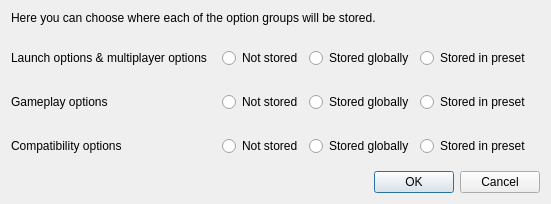
<?xml version="1.0" encoding="UTF-8"?>
<ui version="4.0">
 <class>OptionsStorageDialog</class>
 <widget class="QDialog" name="OptionsStorageDialog">
  <property name="geometry">
   <rect>
    <x>0</x>
    <y>0</y>
    <width>505</width>
    <height>192</height>
   </rect>
  </property>
  <property name="windowTitle">
   <string>Options storage</string>
  </property>
  <layout class="QGridLayout" name="gridLayout">
   <item row="2" column="1" colspan="2">
    <widget class="QWidget" name="widget_2" native="true">
     <layout class="QHBoxLayout" name="horizontalLayout_2">
      <item>
       <widget class="QRadioButton" name="gameplayBtn_none">
        <property name="toolTip">
         <string>These options will not be stored. Everytime you start the launcher, default values will be loaded.</string>
        </property>
        <property name="text">
         <string>Not stored</string>
        </property>
       </widget>
      </item>
      <item>
       <widget class="QRadioButton" name="gameplayBtn_global">
        <property name="toolTip">
         <string>These options will be stored in global storage (common for all presets). Everytime you start the launcher, they will be restored to the state when you closed it.</string>
        </property>
        <property name="text">
         <string>Stored globally</string>
        </property>
       </widget>
      </item>
      <item>
       <widget class="QRadioButton" name="gameplayBtn_preset">
        <property name="toolTip">
         <string>Each preset will have its own options. Everytime you select a preset, these options will be restored from it.</string>
        </property>
        <property name="text">
         <string>Stored in preset</string>
        </property>
       </widget>
      </item>
     </layout>
    </widget>
   </item>
   <item row="3" column="1" colspan="2">
    <widget class="QWidget" name="widget_3" native="true">
     <layout class="QHBoxLayout" name="horizontalLayout_3">
      <item>
       <widget class="QRadioButton" name="compatBtn_none">
        <property name="toolTip">
         <string>These options will not be stored. Everytime you start the launcher, default values will be loaded.</string>
        </property>
        <property name="text">
         <string>Not stored</string>
        </property>
       </widget>
      </item>
      <item>
       <widget class="QRadioButton" name="compatBtn_global">
        <property name="toolTip">
         <string>These options will be stored in global storage (common for all presets). Everytime you start the launcher, they will be restored to the state when you closed it.</string>
        </property>
        <property name="text">
         <string>Stored globally</string>
        </property>
       </widget>
      </item>
      <item>
       <widget class="QRadioButton" name="compatBtn_preset">
        <property name="toolTip">
         <string>Each preset will have its own options. Everytime you select a preset, these options will be restored from it.</string>
        </property>
        <property name="text">
         <string>Stored in preset</string>
        </property>
       </widget>
      </item>
     </layout>
    </widget>
   </item>
   <item row="4" column="0" colspan="3">
    <widget class="QDialogButtonBox" name="buttonBox">
     <property name="orientation">
      <enum>Qt::Horizontal</enum>
     </property>
     <property name="standardButtons">
      <set>QDialogButtonBox::Cancel|QDialogButtonBox::Ok</set>
     </property>
    </widget>
   </item>
   <item row="3" column="0">
    <widget class="QLabel" name="compatLabel">
     <property name="text">
      <string>Compatibility options</string>
     </property>
    </widget>
   </item>
   <item row="1" column="0">
    <widget class="QLabel" name="launchLabel">
     <property name="text">
      <string>Launch options &amp; multiplayer options</string>
     </property>
    </widget>
   </item>
   <item row="2" column="0">
    <widget class="QLabel" name="gameplayLabel">
     <property name="text">
      <string>Gameplay options</string>
     </property>
    </widget>
   </item>
   <item row="0" column="0" colspan="3">
    <widget class="QLabel" name="descriptionLabel">
     <property name="minimumSize">
      <size>
       <width>0</width>
       <height>22</height>
      </size>
     </property>
     <property name="text">
      <string>Here you can choose where each of the option groups will be stored.</string>
     </property>
     <property name="alignment">
      <set>Qt::AlignLeading|Qt::AlignLeft|Qt::AlignTop</set>
     </property>
    </widget>
   </item>
   <item row="1" column="1" colspan="2">
    <widget class="QWidget" name="widget" native="true">
     <layout class="QHBoxLayout" name="horizontalLayout">
      <item>
       <widget class="QRadioButton" name="launchBtn_none">
        <property name="toolTip">
         <string>These options will not be stored. Everytime you start the launcher, default values will be loaded.</string>
        </property>
        <property name="text">
         <string>Not stored</string>
        </property>
       </widget>
      </item>
      <item>
       <widget class="QRadioButton" name="launchBtn_global">
        <property name="toolTip">
         <string>These options will be stored in global storage (common for all presets). Everytime you start the launcher, they will be restored to the state when you closed it.</string>
        </property>
        <property name="text">
         <string>Stored globally</string>
        </property>
       </widget>
      </item>
      <item>
       <widget class="QRadioButton" name="launchBtn_preset">
        <property name="toolTip">
         <string>Each preset will have its own options. Everytime you select a preset, these options will be restored from it.</string>
        </property>
        <property name="text">
         <string>Stored in preset</string>
        </property>
       </widget>
      </item>
     </layout>
    </widget>
   </item>
  </layout>
 </widget>
 <resources/>
 <connections>
  <connection>
   <sender>buttonBox</sender>
   <signal>accepted()</signal>
   <receiver>OptionsStorageDialog</receiver>
   <slot>accept()</slot>
   <hints>
    <hint type="sourcelabel">
     <x>248</x>
     <y>254</y>
    </hint>
    <hint type="destinationlabel">
     <x>157</x>
     <y>274</y>
    </hint>
   </hints>
  </connection>
  <connection>
   <sender>buttonBox</sender>
   <signal>rejected()</signal>
   <receiver>OptionsStorageDialog</receiver>
   <slot>reject()</slot>
   <hints>
    <hint type="sourcelabel">
     <x>316</x>
     <y>260</y>
    </hint>
    <hint type="destinationlabel">
     <x>286</x>
     <y>274</y>
    </hint>
   </hints>
  </connection>
 </connections>
</ui>
